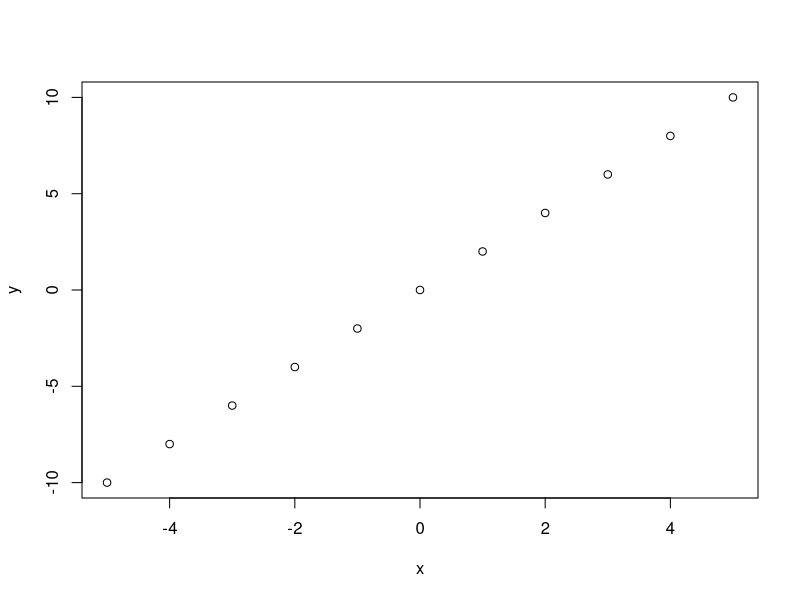
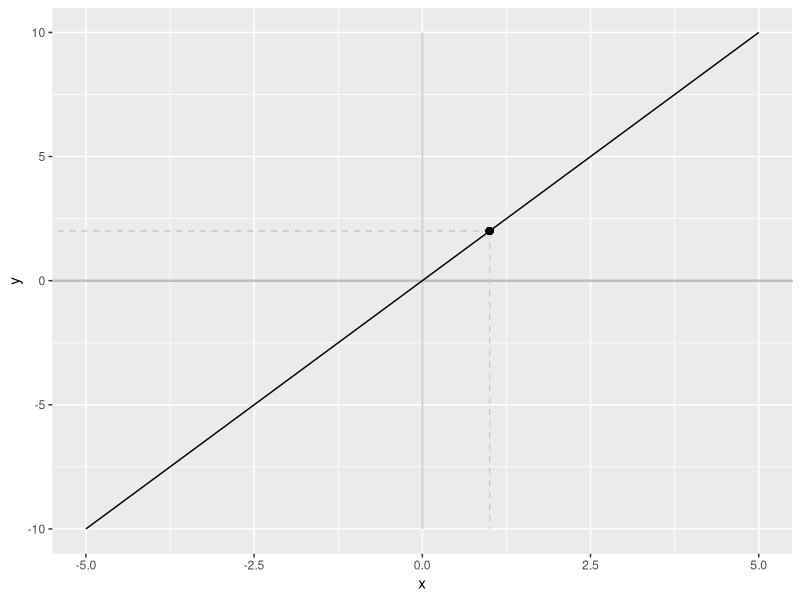

Write R code to recreate these figures, in order. (Note: this script raises an error after producing the figures.)
# Linear plot

x <- -5:5
y <- seq(-10, 10, by  = 2)
plot(x, y)
dat <- data.frame(x, y)
library(ggplot2)

p <- ggplot(dat, aes(x = x, y = y)) +
  geom_segment(x = -10, xend = 10, yend = 0, y = 0, color = "grey") +
  geom_segment(x = 0, xend = 0, yend = -10, y = 10, alpha = 0.1, color = "grey") +
  geom_segment(x = -10, xend = 1, yend = 2, y = 2, alpha = 0.1, linetype = "dashed", color = "grey") +
  geom_segment(x = 1, xend = 1, yend = -10, y = 2, alpha = 0.1, linetype = "dashed", color = "grey") +
  geom_point(aes(x = 1, y = 2), size = 2) + geom_line()
p
p <- myTheme(p, x = y, y = y)
ggsave("eglinear.pdf", p, device = "pdf", width = 5, height = 5)
